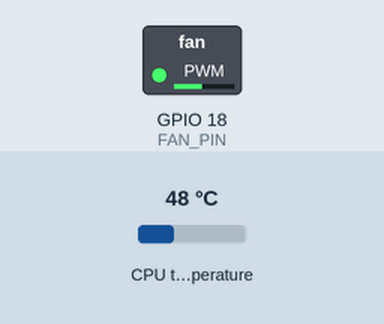
Recording of a program running on a simulated Raspberry Pi (BCM pin numbers). On the bench: switched loads named in the program (green lamp = pin HIGH). The test bench sets the inputs (shaded band); at power-on: CPU temperature 48 °C.

Above: at 1.2 s.
1.3 s: CPU temperature set to 58 °C
At 2.7 s:
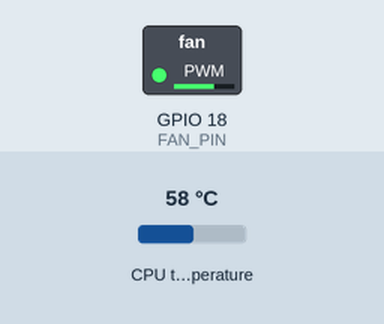
3.5 s: CPU temperature set to 71 °C
At 5.4 s:
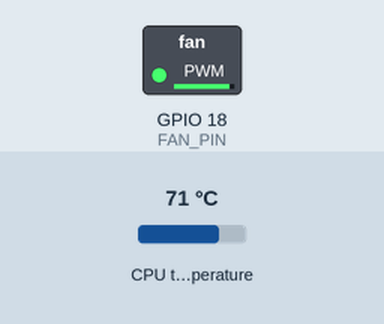
Timing chart, 0 to 6.9 s (numbered marks = the images above; inputs shaded):
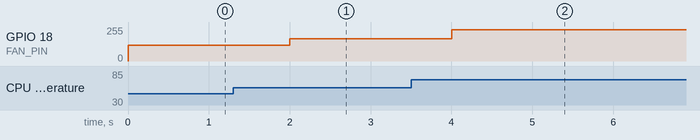

The program:

fan_control.py
```python
#! /usr/bin/env python3

import RPi.GPIO as GPIO
import time
import signal
import sys


FAN_PIN = 18   # BCM pin used to drive PWM fan
WAIT_TIME = 1  # [s] Time to wait between each refresh
PWM_FREQ = 25  # [Hz] PWM frequency
OFF_TEMP = 25  # [°C] temperature below which to stop the fan
MIN_TEMP = 35  # [°C] temperature above which to start the fan
MAX_TEMP = 75  # [°C] temperature at which to operate at max fan speed
FAN_LOW = 20
FAN_HIGH = 100
FAN_OFF = 0
FAN_MAX = 100
FAN_GAIN = float(FAN_HIGH - FAN_LOW) / float(MAX_TEMP - MIN_TEMP)


def getCpuTemperature():
    with open('/sys/class/thermal/thermal_zone0/temp') as f:
        return float(f.read()) / 1000


def handleFanSpeed(fan, temperature):
    if temperature > MIN_TEMP:
        delta = min(temperature, MAX_TEMP) - MIN_TEMP
        fan.start(FAN_LOW + delta * FAN_GAIN)
        # print("Temperature: {:05.02f}, Speed: {:05.02f}".format(temperature, FAN_LOW + delta * FAN_GAIN))

    elif temperature < OFF_TEMP:
        fan.start(FAN_OFF)


try:
    signal.signal(signal.SIGTERM, lambda *args: sys.exit(0))
    GPIO.setwarnings(False)
    GPIO.setmode(GPIO.BCM)
    GPIO.setup(FAN_PIN, GPIO.OUT, initial=GPIO.LOW)
    fan = GPIO.PWM(FAN_PIN, PWM_FREQ)
    while True:
        handleFanSpeed(fan, getCpuTemperature())
        time.sleep(WAIT_TIME)

except KeyboardInterrupt:
    print("Fan ctrl interrupted by keyboard")
    pass

finally:
    GPIO.cleanup()
```

Measured:
- after the input at 1.3 s, GPIO 18 (FAN_PIN): 117/255 → 168/255 after 0.70 s
- after the input at 3.5 s, GPIO 18 (FAN_PIN): 168/255 → 235/255 after 0.50 s
